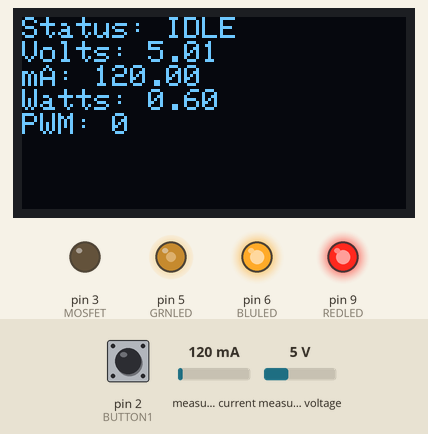
Recording of a sketch running on a simulated Arduino Uno, built with avr-gcc and run on an emulated ATmega328P. On the bench: 128×64 one-colour display, output pins drawn as LEDs (lit = HIGH). Inputs (shaded band) come from the test bench; at power-on: pin 2 (BUTTON1) HIGH, measured current 120 mA, measured voltage 5 V. The local clock reads 2024-03-15 10:24:30 at power-on unless the sketch sets it; what the sketch prints to the serial monitor is not drawn.

Above: at 3.7 s.
3.8 s: pin 2 (BUTTON1) pulled LOW for 3.2 s
At 9.7 s:
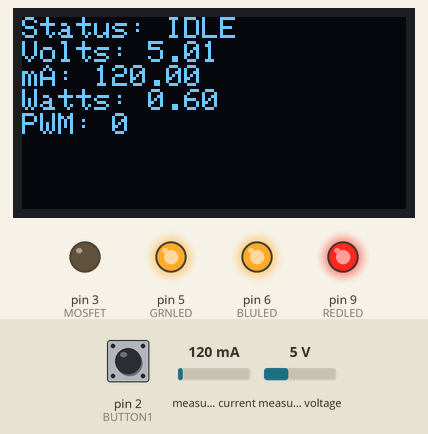
10.0 s: measured current set to 40 mA
At 12.2 s:
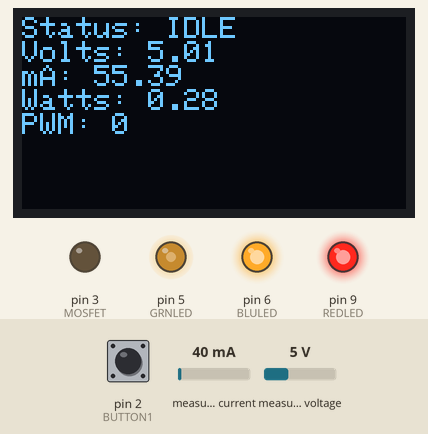
13.0 s: measured voltage set to 0.3 V
At 14.8 s:
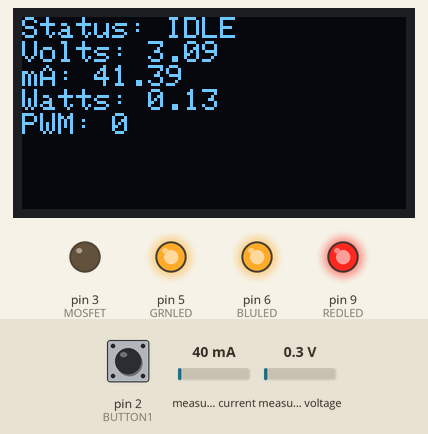
16.0 s: measured current set to 500 mA
At 18.6 s:
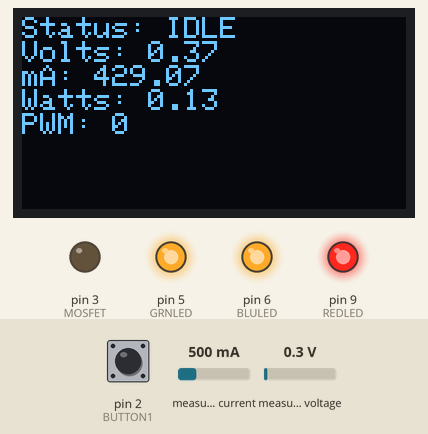
19.0 s: measured voltage set to 3.8 V
At 21.1 s:
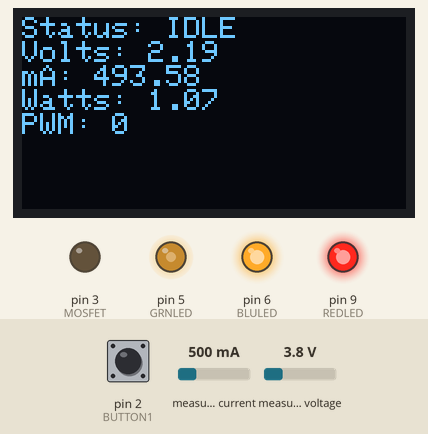
Timing chart, 0 to 23.0 s (numbered marks = the images above; inputs shaded):
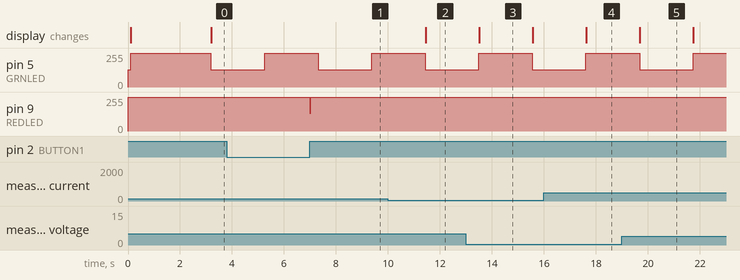

Measured:
- after the input at 3.8 s, pin 9 (REDLED): 255/255 → 128/255 after 3.2 s, → 255/255 0.01 s later
- after the input at 10.0 s, the display: changes after 1.4 s (image 2)
- after the input at 16.0 s, the display: changes after 1.6 s (image 4)
- what the display in image 3 shows lasts 2.1 s, from 13.5 s to 15.6 s

The sketch:

Heater_burn_in.ino
```cpp
/*  Heater_burn_in.ino
 *   Luke Miller 2020
 *
 *   Test sketch to regulate power output from heater by
 *   pulse-width-modulating the mosfet that controls the
 *   heater. Implements a moving average to deal with the
 *   fluctuating current/voltage signals that will
 *   emanate from the INA219 current monitor due to the
 *   pulse width modulated signal.
 *
 *   This will idle when first started (green flash)
 *   To start heating, hold down button1 for >3 seconds
 *   and heater will run(red flash) until batteries are
 *   low (blue flash).
 *
 *   For use with Tidepool_heater_RevC hardware
 *
 */
#include <Wire.h>
#include <SPI.h>
#include "RTClib.h" //  https://github.com/millerlp/RTClib
#include "SSD1306Ascii.h" // https://github.com/greiman/SSD1306Ascii
#include "SSD1306AsciiWire.h" // https://github.com/greiman/SSD1306Ascii
#include "INA219.h" // https://github.com/millerlp/INA219
#include <avr/wdt.h>
//*************************
#define REVC  // Comment this line out to use Rev A/B hardware

float maxWatts = 40.5;
float minWatts = 39.0;

// Change pin assignments based on hardware Revision
#ifdef REVC
#define ONE_WIRE_BUS 8  // For Rev C hardware
#define MOSFET 3  // Arduino digital pin 3 used to turn on MOSFET on RevC
#else
#define ONE_WIRE_BUS 3  // For Rev A/B hardware
#define MOSFET 8  // Arduino digital pin 8 used to turn on MOSFET on RevA/B
#endif
#define BUTTON1 2 // Digital pin D2 (PD2) hooked to button 1
//**********************
#define COMMON_ANODE
#define REDLED 9 // Red LED
#define GRNLED 5 // Green LED
#define BLULED 6 // Blue LED
//******************************************
// Define the OLED display object
SSD1306AsciiWire oled;  // When using Wire library
#define I2C_ADDRESS 0x3C
//******************************************
// Create real time clock object
RTC_DS3231 rtc;
//********************************************
// Timekeeping
unsigned long myMillis = 0;
int reportTime = 2000; // milliseconds between serial printouts
volatile unsigned long button1Time; // hold the initial button press millis() value
byte debounceTime = 20; // milliseconds to wait for debounce
int mediumPressTime = 2000; // milliseconds to hold button1 to register a medium press
DateTime newtime; // used to track time in main loop
DateTime oldtime; // used to track time in main loop
volatile byte buttonFlag = false;
//******************************
// Set up INA219 current/voltage monitor (default I2C address is 0x40)
Adafruit_INA219 ina219(0x40);
float currentShuntVoltage = 0; // Voltage drop across shunt resistor (0.01ohm on heater board)
float currentBusVoltage = 0;  // Voltage at the load (heater)
float currentCurrentValue = 0; // Current in mA
float currentPowerValue = 0; // Power in mW
float loadVoltage = 0;  // Estimated battery voltage (prior to the shunt resistor + load)
float Watts = 0; // Estimated power output, Watts
// Define a minimum safe voltage for the battery
// Target final voltage of 11.9V at battery (no load)
// With schottky diode, no load voltage drop is ~0.15V, and ~0.45V under load
// So a loadvoltage reading of 12.0 is ~12.4V at the battery under load
// A loadvoltage reading of 11.4 under load
// should be ~11.9 at battery with no load
float voltageMin = 11.35; // units: volts
bool lowVoltageFlag = false;

// Variables for the Modified Moving Average
float movingAverageCurr = 0;
float movingAverageCurrSum = 0;
float movingAverageBusV = 0;
float movingAverageBusVSum = 0;
float movingAverageShuntV = 0;
float movingAverageShuntVSum = 0;
float movingAveragePower = 0;
float movingAveragePowerSum = 0;
// Number of samples for moving average:
const byte averageCount = 100;
word myPWM = 0; // 0-255 pulse width modulation value for MOSFET
word maxPWM = 255; // 0-255, 255 is full-on, 0 is off
byte flashFlag = false; // Used to flash LED

// ***** TYPE DEFINITIONS *****
typedef enum STATE
{
  STATE_IDLE, // Waiting for conditions to trigger heating
  STATE_HEATING, // Actively heating and monitoring battery voltage
  STATE_OFF, // Battery low, wait for user to replace batteries
} mainState_t;

typedef enum DEBOUNCE_STATE
{
  DEBOUNCE_STATE_IDLE,
  DEBOUNCE_STATE_CHECK,
  DEBOUNCE_STATE_TIME
} debounceState_t;

// main state machine variable, this takes on the various
// values defined for the STATE typedef above.
mainState_t mainState;

// debounce state machine variable, this takes on the various
// values defined for the DEBOUNCE_STATE typedef above.
volatile debounceState_t debounceState;


//***************************************************
void setup() {
  pinMode(MOSFET, OUTPUT);
  digitalWrite(MOSFET, LOW); // pull low to turn off mosfet
  pinMode(BUTTON1, INPUT_PULLUP);
  pinMode(REDLED, OUTPUT);
  pinMode(GRNLED, OUTPUT);
  pinMode(BLULED, OUTPUT);
  // Flash green LED to denote startup
  setColor(0, 127, 0);
  delay(100);
  setColor(0,0,0);
  Serial.begin(57600);
  Serial.println(F("Hello"));
  // Initialize the real time clock DS3231M
  Wire.begin(); // Start the I2C library with default options
  rtc.begin();  // Start the rtc object with default options
  printTimeSerial(rtc.now()); // print time to serial monitor
  Serial.println();
  newtime = rtc.now();
  if (newtime.year() < 2019 | newtime.year() > 2035) {
    // There is an error with the clock, halt everything
    while(1){
    // Flash the error led to notify the user
    // This permanently halts execution, no data will be collected
      setColor(127,0,0);  // red
      delay(150);
      setColor(0,127,0); // green
      delay(150);
      setColor(0,0,127); // blue
      delay(150);
      setColor(0,0,0);  // off
      delay(150);
    }
  }
  // ************************************
  // Initialize the OLED display
  oled.begin(&Adafruit128x64, I2C_ADDRESS);  // For 128x64 OLED screen
  oled.setFont(Adafruit5x7);
  oled.clear();
  //*******************************
  // Initialize the INA219.
  // By default the initialization will use the range (32V, 2A).  However
  // you can call a setCalibration function to change this range (see comments).
  ina219.begin();
  // To use a 32V, 32A range (lower precision on amps):
  ina219.setCalibration_32V_32A();
  //********************************************
  attachInterrupt(0, buttonFunc, LOW);  // BUTTON1 interrupt
  buttonFlag = false;
  debounceState = DEBOUNCE_STATE_IDLE;
  mainState = STATE_IDLE; // Start the main loop in idle mode (mosfet off)
  // Initialize the moving average current monitoring
  for (int x=0; x < averageCount; x++){
      movingAverageCurrSum += ina219.getCurrent_mA();
      movingAverageBusVSum += ina219.getBusVoltage_V();
      movingAverageShuntVSum += ina219.getShuntVoltage_mV();
      movingAveragePowerSum += ina219.getPower_mW();
      movingAverageCurrSum += currentCurrentValue; // add in 1 new value
      delay(2);
  }
  movingAverageCurr = movingAverageCurrSum / averageCount; // Calculate average
  movingAverageBusV = movingAverageBusVSum/ averageCount; // Calculate average
  movingAverageShuntV = movingAverageShuntVSum / averageCount; // Calculate average
  movingAveragePower = movingAveragePowerSum / averageCount; // Calculate average
  loadVoltage = movingAverageBusV + (movingAverageShuntV / 1000); // Average battery voltage
  Watts = movingAveragePower / 1000; // Convert estimated power output mW to Watts
  // Enable the watchdog timer so that reset happens if anything stalls
  wdt_enable(WDTO_8S); // Enable 4 or 8 second watchdog timer timeout
  myMillis = millis(); // Initialize

} // end of setup loop


//**************************************************************
void loop() {
  // Reset the watchdog timer every time the main loop loops
  wdt_reset();
  // Report current current flow value
  if ( millis() > (myMillis + reportTime) ){
      Serial.print(F("Average current: "));
      Serial.print(movingAverageCurr);
      Serial.print(F("mA\t Voltage:"));
      Serial.print(loadVoltage);
      Serial.print(F("V\t PWM setting: "));
      Serial.print(myPWM);
      Serial.print(F("\t"));
      Serial.print(F("Watts: "));
      Serial.print(Watts);
      if (mainState == STATE_HEATING){
        Serial.println(" Heating");
      } else if (mainState == STATE_IDLE){
        Serial.println(" Idle");
      }
      PrintOLED();
      myMillis = millis(); // update myMillis
      flashFlag = !flashFlag;
      if (mainState == STATE_IDLE & flashFlag) {
        // Turn on green LED
        setColor(0,127,0);
      } else if (mainState == STATE_IDLE & !flashFlag){
        // Turn off green LED
        setColor(0,0,0);
      }
  }

  //-------------------------------------------------------------
  // Begin loop by checking the debounceState to
  // handle any button presses
  switch (debounceState) {
    // debounceState should normally start off as
    // DEBOUNCE_STATE_IDLE until button1 is pressed,
    // which causes the state to be set to
    // DEBOUNCE_STATE_CHECK
    //************************************
    case DEBOUNCE_STATE_IDLE:
      // Do nothing in this case
    break;
    //************************************
    case DEBOUNCE_STATE_CHECK:
      // If the debounce state has been set to
      // DEBOUNCE_STATE_CHECK by the buttonFunc interrupt,
      // check if the button is still pressed
      if (digitalRead(BUTTON1) == LOW) {
          if (millis() > button1Time + debounceTime) {
            // If the button has been held long enough to
            // be a legit button press, switch to
            // DEBOUNCE_STATE_TIME to keep track of how long
            // the button is held
            debounceState = DEBOUNCE_STATE_TIME;
          } else {
            // If button is still pressed, but the debounce
            // time hasn't elapsed, remain in this state
            debounceState = DEBOUNCE_STATE_CHECK;
          }
        } else {
          // If button1 is high again when we hit this
          // case in DEBOUNCE_STATE_CHECK, it was a false trigger
          // Reset the debounceState
          debounceState = DEBOUNCE_STATE_IDLE;
          buttonFlag = false;
          // Restart the button1 interrupt
          attachInterrupt(0, buttonFunc, LOW);
        }
    break; // end of case DEBOUNCE_STATE_CHECK
    //*************************************
    case DEBOUNCE_STATE_TIME:
      if (digitalRead(BUTTON1) == HIGH) {
        // If the user released the button, now check how
        // long the button was depressed. This will determine
        // which state the user wants to enter.
        unsigned long checkTime = millis(); // get the time

        if (checkTime < button1Time + mediumPressTime) {
          // User held button briefly, treat as a normal
          // button press, which will be handled differently
          // depending on which mainState the program is in.
          // For a short press, enter IDLE mode
          mainState = STATE_IDLE;
          buttonFlag = true;
        } else if ( checkTime > button1Time + mediumPressTime) {
          // User held button1 long enough to enter mediumPressTime mode
          // Set main state to HEATING for a long-press
          mainState = STATE_HEATING;
          buttonFlag = true;
        }
        // Now that the button press has been handled, return
        // to DEBOUNCE_STATE_IDLE and await the next button press
        debounceState = DEBOUNCE_STATE_IDLE;
        // Restart the button1 interrupt now that button1
        // has been released
        attachInterrupt(0, buttonFunc, LOW);
      } else {
        // If button is still low (depressed), remain in
        // this DEBOUNCE_STATE_TIME
        debounceState = DEBOUNCE_STATE_TIME;
      }
    break; // end of case DEBOUNCE_STATE_TIME
  } // end switch(debounceState)
  //************************************************

  //-------------------------------------------------------------
  switch(mainState){
    case STATE_IDLE:
      myPWM = 0; // reset pwm value to 0
      analogWrite(MOSFET, myPWM); // make sure mosfet is off
      digitalWrite(REDLED, HIGH); // kill the red led channel
      PowerSample(ina219); // Sample INA219 and update current,voltage,power variables
    break; // end of STATE_IDLE case

    case STATE_HEATING:
      analogWrite(MOSFET, myPWM);
      setColor(127,0,0); // red LED on
      PowerSample(ina219); // Sample the INA219 and update current,voltage,power variables
      if (loadVoltage > voltageMin) {
        // If the loadVoltage is still above voltageMin, then continue
        // heating
        if (Watts > minWatts & Watts < maxWatts){
          // Wattage is within desired range, do nothing
        } else if (Watts < minWatts) {
          // Wattage is low, adjust PWM value up
          if (myPWM < maxPWM) {
            myPWM += 1;
          }
        } else if (Watts > maxWatts) {
          // Wattage is high, lower PWM value
          if (myPWM > 0) {
            myPWM -= 1;
          }
        }
      } else {
        // if loadVoltage less than voltageMin, shut off the heater to
        // preserve the battery.
        mainState = STATE_IDLE;
      }
    break; // end of STATE_RUN case

  } // end of mainState switch statement
} // end of main loop


//--------------- buttonFunc --------------------------------------------------
// buttonFunc
void buttonFunc(void){
  detachInterrupt(0); // Turn off the interrupt
  button1Time = millis();
  debounceState = DEBOUNCE_STATE_CHECK; // Switch to new debounce state
}
//-----------------setColor---------------------
// Enter a set of values 0-255 for the red, green, and blue LED channels
void setColor(int red, int green, int blue)
{
  #ifdef COMMON_ANODE
    red = 255 - red;
    green = 255 - green;
    blue = 255 - blue;
  #endif
  analogWrite(REDLED, red);
  analogWrite(GRNLED, green);
  analogWrite(BLULED, blue);
}

//---------------PowerSample-----------------------------
// Function to sample the INA219 current monitor, update
// the moving average values, and update the average
// current, system voltage, and power output. This assumes
// a lot of global variables
void PowerSample(Adafruit_INA219& ina219) {
      currentCurrentValue = ina219.getCurrent_mA();
      currentBusVoltage = ina219.getBusVoltage_V();
      currentShuntVoltage = ina219.getShuntVoltage_mV();
      currentPowerValue = ina219.getPower_mW();
      // Update average current
      movingAverageCurrSum -= movingAverageCurr; // remove 1 value
      movingAverageCurrSum += currentCurrentValue; // add in 1 new value
      movingAverageCurr = movingAverageCurrSum / averageCount; // recalculate average
      // Update average bus voltage
      movingAverageBusVSum -= movingAverageBusV;
      movingAverageBusVSum += currentBusVoltage;
      movingAverageBusV = movingAverageBusVSum / averageCount;
      // Update average shunt voltage
      movingAverageShuntVSum -= movingAverageShuntV;
      movingAverageShuntVSum += currentShuntVoltage;
      movingAverageShuntV = movingAverageShuntVSum / averageCount;
      // Update average load voltage
      loadVoltage = movingAverageBusV + (movingAverageShuntV / 1000);
      // Update power output
      movingAveragePowerSum -= movingAveragePower;
      movingAveragePowerSum += currentPowerValue;
      movingAveragePower = movingAveragePowerSum / averageCount;
      Watts = movingAveragePower / 1000; // Convert mW to Watts
}

//----------PrintoledTemps------------------
/* Function to print current + voltage
 *  to the OLED display.
 *  After calling this function send another
 *  oled.println() call if you need to write
 *  a 4th line of info
 */
void PrintOLED(void)
{
  oled.clear();
  oled.print(F("Status: "));
  if (mainState == STATE_IDLE){
    oled.print(F("IDLE"));
  } else if (mainState == STATE_HEATING){
    oled.print(F("HEATING"));
  }
  oled.println();
  // 2nd line
  oled.print(F("Volts: "));
  oled.println(loadVoltage);
  // 3rd line, show battery current
  oled.print(F("mA: "));
  oled.println(movingAverageCurr);
  // 4th line, show Wattage
  oled.print(F("Watts: "));
  oled.println(Watts);
  // 5th line
  oled.print(F("PWM: "));
  oled.println(myPWM);
}

void printTimeSerial(DateTime now){
//------------------------------------------------
// printTime function takes a DateTime object from
// the real time clock and prints the date and time
// to the serial monitor.
  Serial.print(now.year(), DEC);
    Serial.print('-');
  if (now.month() < 10) {
    Serial.print(F("0"));
  }
    Serial.print(now.month(), DEC);
    Serial.print('-');
    if (now.day() < 10) {
    Serial.print(F("0"));
  }
  Serial.print(now.day(), DEC);
    Serial.print(' ');
  if (now.hour() < 10){
    Serial.print(F("0"));
  }
    Serial.print(now.hour(), DEC);
    Serial.print(':');
  if (now.minute() < 10) {
    Serial.print("0");
  }
    Serial.print(now.minute(), DEC);
    Serial.print(':');
  if (now.second() < 10) {
    Serial.print(F("0"));
  }
    Serial.print(now.second(), DEC);
  // You may want to print a newline character
  // after calling this function i.e. Serial.println();

}
```
